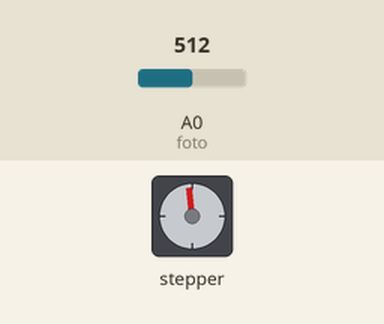
Recording of a sketch running on a simulated Arduino Uno, built for the host (arithmetic inside an expression is 32-bit, double 64-bit). Shown: stepper motor. Inputs (shaded band) come from the test bench; at power-on: A0 (foto) = 512. The local clock reads 2024-03-15 10:24:30 at power-on unless the sketch sets it; stepper angles assume 2048 steps per turn.

Above: at 1.5 s.
1.6 s: A0 (foto) set to 240
Timing chart, 0 to 12.0 s (numbered marks = the images above; inputs shaded):
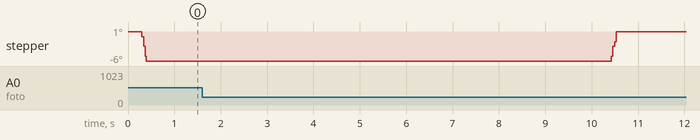

The sketch:

Zanaveski.ino
```cpp
//После подключения Ардуино упорно вмонитор выводила полночь. По моему в примере перепутаны пины. Строку, «iarduino_RTC time
//(RTC_DS1302,6,7,8);» поменял на «iarduino_RTC time (RTC_DS1302,8,6,7);» и все заработало.


#define foto A0 // фоторезистор подключаем к пину А0
#include <AccelStepper.h>// Отличная библиотека, используете его
#include <Stepper.h>//подходит для тестов и простых задачhttps://xn--18-6kcdusowgbt1a4b.xn--p1ai/%D1%88%D0%B0%D0%B3%D0%BE%D0%B2%D1%8B%D0%B9-%D0%B4%D0%B2%D0%B8%D0%B3%D0%B0%D1%82%D0%B5%D0%BB%D1%8C-%D0%B0%D1%80%D0%B4%D1%83%D0%B8%D0%BD%D0%BE/
#include <iarduino_RTC.h> //http://kip-world.ru/podklyuchenie-chasov-realnogo-vremeni-ds1302-k-arduino.html
const int IN1=2;
const int IN2=3;
const int IN3=4;
const int IN4=5;
int led1 = 13;
int led2 = 12;

const int stepsPerRevolution = 32;//шаги в минуту
Stepper myStepper (stepsPerRevolution, IN1, IN2, IN3, IN4);
iarduino_RTC time(RTC_DS1302,6,7,8);// vcc-5v, gnd-gnd, clk-6, dat-7, rst-8


void setup() {

delay(300);
Serial.begin(9600);
time.begin();
time.settime(0,13,20,2,12,19,1);// 0  сек, 13 мин, 20 час, 2, деакбря, 2019 года, понедельник


{
  myStepper.setSpeed(500);
}


}

void loop() {
if(millis()%1000==0){
  Serial.println(time.gettime("d-m-y, H:i:s, D"));
  delay(1);
  }

  int value = analogRead(foto);
  if (value<250)
  {
    myStepper.step(stepsPerRevolution);
    digitalWrite(led1, HIGH);
delay(10000);

  }
 if  (value>250)
myStepper.step(-stepsPerRevolution);
    digitalWrite(led2, HIGH);
delay(10000);


}
```
